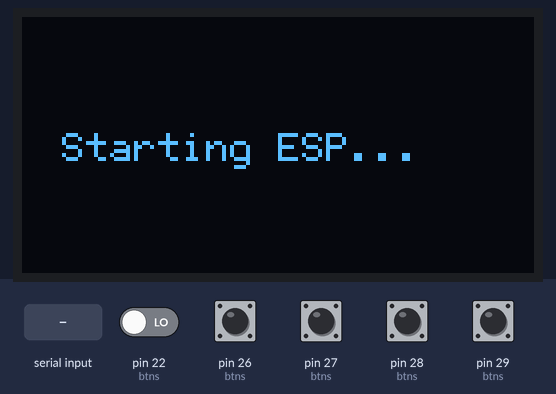
Simulated run of this sketch. Board: Arduino Mega 2560, built for the host (arithmetic inside an expression is 32-bit, double 64-bit). On the bench: 128×64 one-colour display. The test bench sets the inputs (shaded band); at power-on: pin 22 (btns), pin 26 (btns), pin 27 (btns), pin 28 (btns), pin 29 (btns) LOW. The OLED is the two-colour kind (top 16 rows yellow).

Above: at 0.1 s.
11.3 s: pin 27 (btns) pulled HIGH for 0.15 s
At 12.0 s:
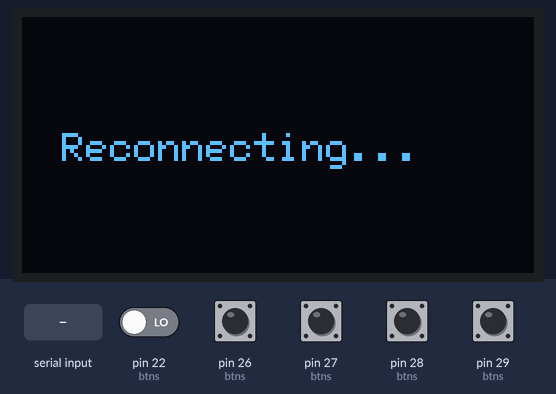
12.9 s: "END\n" received over the second serial link
At 14.2 s:
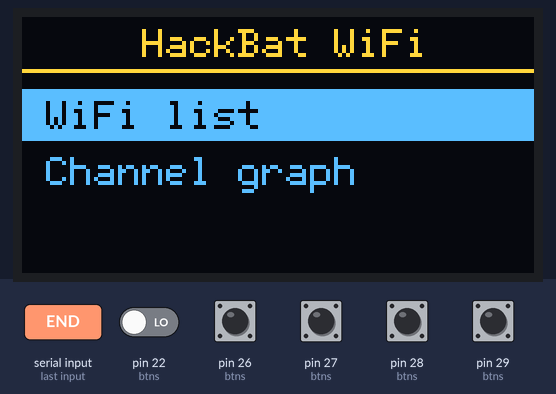
14.5 s: pin 28 (btns) pulled HIGH for 0.15 s
At 15.7 s:
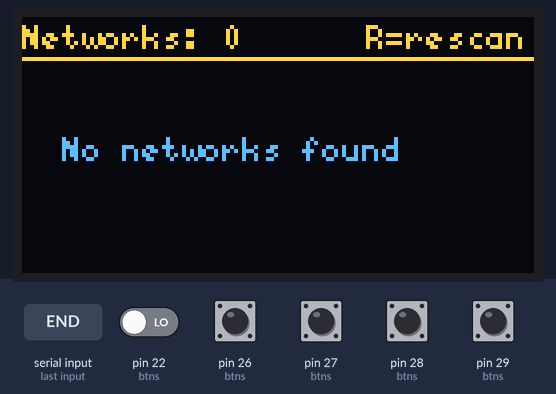
16.1 s: pin 26 (btns) pulled HIGH for 0.15 s
At 16.9 s:
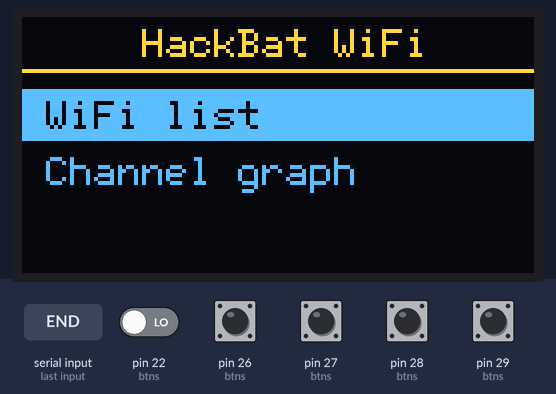
17.7 s: pin 29 (btns) pulled HIGH for 0.15 s
At 18.0 s:
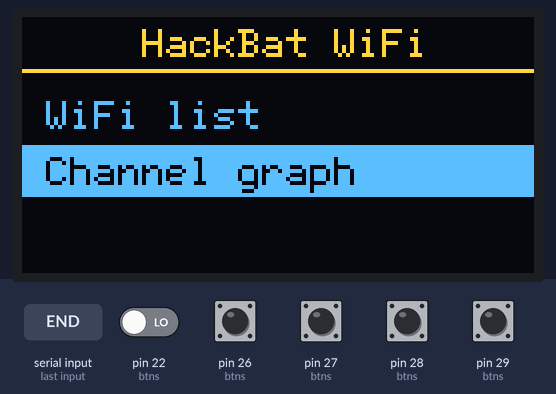
19.3 s: pin 27 (btns) pulled HIGH for 1 s
At 20.4 s:
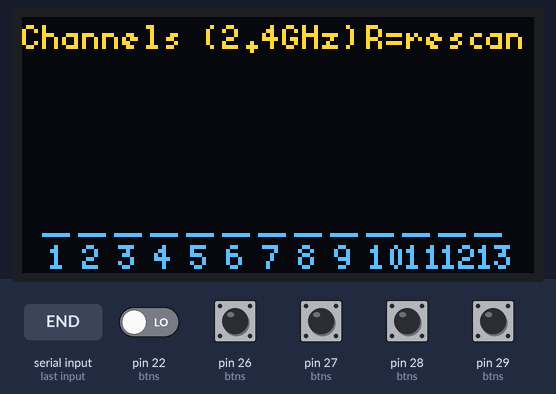
Timing chart, 0 to 22.3 s (numbered marks = the images above; inputs shaded):
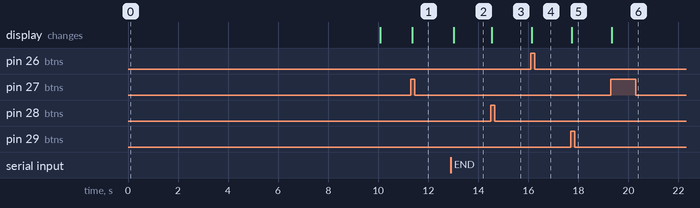

Measured:
- after the input at 11.3 s, the display: changes after 0.06 s (image 1)
- after the input at 12.9 s, the display: changes after 0.13 s (image 2)
- after the input at 14.5 s, the display: changes at once (image 3)
- after the input at 16.1 s, the display: changes at once (image 4)
- after the input at 17.7 s, the display: changes at once (image 5)
- after the input at 19.3 s, the display: changes at once (image 6)

The sketch:

wifi_test.ino
```cpp
#include <Wire.h>
#include <U8g2lib.h>

#define I2C_SDA   4
#define I2C_SCL   5
#define UART_TX   0   // GP0 -> wifi_rxd -> ESP GPIO3
#define UART_RX   1   // GP1 <- wifi_txd <- ESP GPIO1

#define BTN_UP    22
#define BTN_LEFT  26  // assumed
#define BTN_ENTER 27  // assumed
#define BTN_RIGHT 28  // assumed
#define BTN_DOWN  29  // assumed

U8G2_SH1106_128X64_NONAME_F_HW_I2C u8g2(U8G2_R0, U8X8_PIN_NONE);

#define MAX_NET 24
struct Net {
  String ssid, bssid;
  int rssi, ch, enc;
};
Net nets[MAX_NET];
int netCount = 0;

enum State { MENU, LIST, DETAIL, CHANNELS, ERROR_ESP };
State state = ERROR_ESP; // Comencem en estat d'error fins validar la connexió
int menuSel = 0, listSel = 0, listTop = 0;
const int VISIBLE = 5;
const char* menuItems[] = { "WiFi list", "Channel graph" };
const int MENU_N = 2;

// ---------- buttons (pressed = HIGH) ----------
struct Btn { uint8_t pin; bool last; unsigned long t; };
Btn btns[] = {
  { BTN_UP, false, 0 }, { BTN_DOWN, false, 0 }, { BTN_LEFT, false, 0 },
  { BTN_RIGHT, false, 0 }, { BTN_ENTER, false, 0 }
};
enum { B_UP, B_DOWN, B_LEFT, B_RIGHT, B_ENTER };

bool pressed(int i) {
  bool now = digitalRead(btns[i].pin) == HIGH;
  bool fired = now && !btns[i].last && millis() - btns[i].t > 150;
  if (fired) btns[i].t = millis();
  btns[i].last = now;
  return fired;
}

// ---------- helpers ----------
const char* encName(int e) {
  switch (e) {
    case 7: return "Open";
    case 5: return "WEP";
    case 2: return "WPA";
    case 4: return "WPA2";
    case 8: return "WPA/WPA2";
    default: return "?";
  }
}

void showMessage(const char* msg) {
  u8g2.clearBuffer();
  u8g2.setFont(u8g2_font_6x12_tr);
  u8g2.drawStr(10, 36, msg);
  u8g2.sendBuffer();
}

void drawErrorScreen() {
  u8g2.clearBuffer();
  u8g2.setFont(u8g2_font_6x12_tr);
  u8g2.drawStr(10, 20, "CRITICAL ERROR:");
  u8g2.setFont(u8g2_font_5x8_tr);
  u8g2.drawStr(10, 38, "ESP-12F no respon!");
  u8g2.drawStr(10, 52, "Comprova connexio/UART");
  u8g2.sendBuffer();
}

// Parse "R|rssi|ch|enc|bssid|ssid"
bool parseNet(const String &l, Net &n) {
  int p1 = l.indexOf('|', 2);
  int p2 = l.indexOf('|', p1 + 1);
  int p3 = l.indexOf('|', p2 + 1);
  int p4 = l.indexOf('|', p3 + 1);
  if (p1 < 0 || p2 < 0 || p3 < 0 || p4 < 0) return false;
  n.rssi  = l.substring(2, p1).toInt();
  n.ch    = l.substring(p1 + 1, p2).toInt();
  n.enc   = l.substring(p2 + 1, p3).toInt();
  n.bssid = l.substring(p3 + 1, p4);
  n.ssid  = l.substring(p4 + 1);
  if (n.ssid.length() == 0) n.ssid = "<hidden>";
  return true;
}

bool scanNetworks() {
  while (Serial1.available()) Serial1.read();  // flush boot noise
  Serial1.print("SCAN\n");

  netCount = 0;
  unsigned long start = millis();
  bool done = false;
  while (!done && millis() - start < 8000) {
    if (!Serial1.available()) continue;
    String line = Serial1.readStringUntil('\n');
    line.trim();
    if (line == "END") done = true;
    else if (line.startsWith("R|") && netCount < MAX_NET) {
      if (parseNet(line, nets[netCount])) netCount++;
    }
  }

  // Si no rebem cap línia ni el missatge END, considerem fallada de comunicació
  if (!done && netCount == 0) {
    return false;
  }

  // sort by RSSI, strongest first
  for (int i = 0; i < netCount - 1; i++)
    for (int j = i + 1; j < netCount; j++)
      if (nets[j].rssi > nets[i].rssi) { Net t = nets[i]; nets[i] = nets[j]; nets[j] = t; }
  listSel = 0;
  listTop = 0;
  return true;
}

// ---------- screens ----------
void drawMenu() {
  u8g2.clearBuffer();
  u8g2.setFont(u8g2_font_6x12_tr);
  u8g2.drawStr(30, 10, "HackBat WiFi");
  u8g2.drawHLine(0, 13, 128);
  for (int i = 0; i < MENU_N; i++) {
    int y = 28 + i * 14;
    if (i == menuSel) {
      u8g2.drawBox(0, y - 10, 128, 13);
      u8g2.setDrawColor(0);
      u8g2.drawStr(6, y, menuItems[i]);
      u8g2.setDrawColor(1);
    } else {
      u8g2.drawStr(6, y, menuItems[i]);
    }
  }
  u8g2.sendBuffer();
}

void drawList() {
  u8g2.clearBuffer();
  u8g2.setFont(u8g2_font_5x8_tr);
  char hdr[24];
  snprintf(hdr, sizeof(hdr), "Networks: %d", netCount);
  u8g2.drawStr(0, 8, hdr);
  u8g2.drawStr(86, 8, "R=rescan");
  u8g2.drawHLine(0, 10, 128);
  if (netCount == 0) u8g2.drawStr(10, 36, "No networks found");
  for (int i = 0; i < VISIBLE; i++) {
    int idx = listTop + i;
    if (idx >= netCount) break;
    int y = 20 + i * 10;
    char line[40];
    String s = nets[idx].ssid;
    if (s.length() > 15) s = s.substring(0, 15);
    snprintf(line, sizeof(line), "%-15s%4d c%d", s.c_str(), nets[idx].rssi, nets[idx].ch);
    if (idx == listSel) {
      u8g2.drawBox(0, y - 8, 128, 10);
      u8g2.setDrawColor(0);
      u8g2.drawStr(1, y, line);
      u8g2.setDrawColor(1);
    } else {
      u8g2.drawStr(1, y, line);
    }
  }
  u8g2.sendBuffer();
}

void drawDetail() {
  Net &n = nets[listSel];
  u8g2.clearBuffer();
  u8g2.setFont(u8g2_font_6x12_tr);
  String s = n.ssid;
  if (s.length() > 21) s = s.substring(0, 21);
  u8g2.drawStr(0, 10, s.c_str());
  u8g2.drawHLine(0, 13, 128);
  char buf[32];
  snprintf(buf, sizeof(buf), "RSSI: %d dBm", n.rssi);          u8g2.drawStr(0, 26, buf);
  snprintf(buf, sizeof(buf), "Channel: %d", n.ch);             u8g2.drawStr(0, 38, buf);
  snprintf(buf, sizeof(buf), "Security: %s", encName(n.enc));  u8g2.drawStr(0, 50, buf);
  u8g2.setFont(u8g2_font_5x8_tr);
  u8g2.drawStr(0, 62, n.bssid.c_str());
  u8g2.sendBuffer();
}

void drawChannels() {
  int best[14], cnt[14];
  for (int c = 0; c < 14; c++) { best[c] = -100; cnt[c] = 0; }
  for (int i = 0; i < netCount; i++) {
    int c = nets[i].ch;
    if (c < 1 || c > 13) continue;
    cnt[c]++;
    if (nets[i].rssi > best[c]) best[c] = nets[i].rssi;
  }
  u8g2.clearBuffer();
  u8g2.setFont(u8g2_font_5x8_tr);
  u8g2.drawStr(0, 8, "Channels (2.4GHz)");
  u8g2.drawStr(86, 8, "R=rescan");
  const int baseY = 54, maxH = 38, w = 9;
  for (int c = 1; c <= 13; c++) {
    int x = (c - 1) * w + 5;
    if (cnt[c] > 0) {
      int h = map(constrain(best[c], -100, -30), -100, -30, 2, maxH);
      u8g2.drawBox(x, baseY - h, w - 2, h);
    } else {
      u8g2.drawHLine(x, baseY, w - 2);
    }
    char t[4];
    snprintf(t, sizeof(t), "%d", c);
    u8g2.drawStr(x + (c > 9 ? 0 : 1), 63, t);
  }
  u8g2.sendBuffer();
}

// ---------- setup / loop ----------
void setup() {
  for (auto &b : btns) pinMode(b.pin, INPUT_PULLDOWN);  // pressed = HIGH

  Wire.setSDA(I2C_SDA);
  Wire.setSCL(I2C_SCL);
  Wire.begin();
  u8g2.begin();

  Serial1.setTX(UART_TX);
  Serial1.setRX(UART_RX);
  Serial1.begin(115200);
  Serial1.setTimeout(200);

  showMessage("Starting ESP...");
  delay(2000);  // Donar temps a l'ESP-12F per arrencar

  // Comprovació inicial: si falla el primer escaneig, bloquegem a ERROR_ESP
  if (scanNetworks()) {
    state = MENU;
  } else {
    state = ERROR_ESP;
  }
}

void loop() {
  // Si estem en estat d'error crític, mostrem la pantalla d'error i no deixem avançar
  if (state == ERROR_ESP) {
    drawErrorScreen();
    // Opcional: permetre reintentar si es prem ENTER o RIGHT
    if (pressed(B_ENTER) || pressed(B_RIGHT)) {
      showMessage("Reconnecting...");
      delay(500);
      if (scanNetworks()) {
        state = MENU;
      }
    }
    delay(100);
    return;
  }

  bool up = pressed(B_UP), down = pressed(B_DOWN);
  bool left = pressed(B_LEFT), right = pressed(B_RIGHT), enter = pressed(B_ENTER);

  switch (state) {
    case MENU:
      if (up && menuSel > 0) menuSel--;
      if (down && menuSel < MENU_N - 1) menuSel++;
      if (enter || right) state = (menuSel == 0) ? LIST : CHANNELS;
      break;
    case LIST:
      if (up && listSel > 0) listSel--;
      if (down && listSel < netCount - 1) listSel++;
      if (listSel < listTop) listTop = listSel;
      if (listSel >= listTop + VISIBLE) listTop = listSel - VISIBLE + 1;
      if (enter && netCount > 0) state = DETAIL;
      if (right) {
        if (!scanNetworks()) {
          state = ERROR_ESP; // Si cau durant l'ús, salta a pantalla d'error
        }
      }
      if (left) state = MENU;
      break;
    case DETAIL:
      if (left || enter) state = LIST;
      break;
    case CHANNELS:
      if (right) {
        if (!scanNetworks()) {
          state = ERROR_ESP;
        }
      }
      if (left) state = MENU;
      break;
    case ERROR_ESP:
      break;
  }

  switch (state) {
    case MENU:     drawMenu();     break;
    case LIST:     drawList();     break;
    case DETAIL:   drawDetail();   break;
    case CHANNELS: drawChannels(); break;
    case ERROR_ESP: drawErrorScreen(); break;
  }
  delay(20);
}
```
